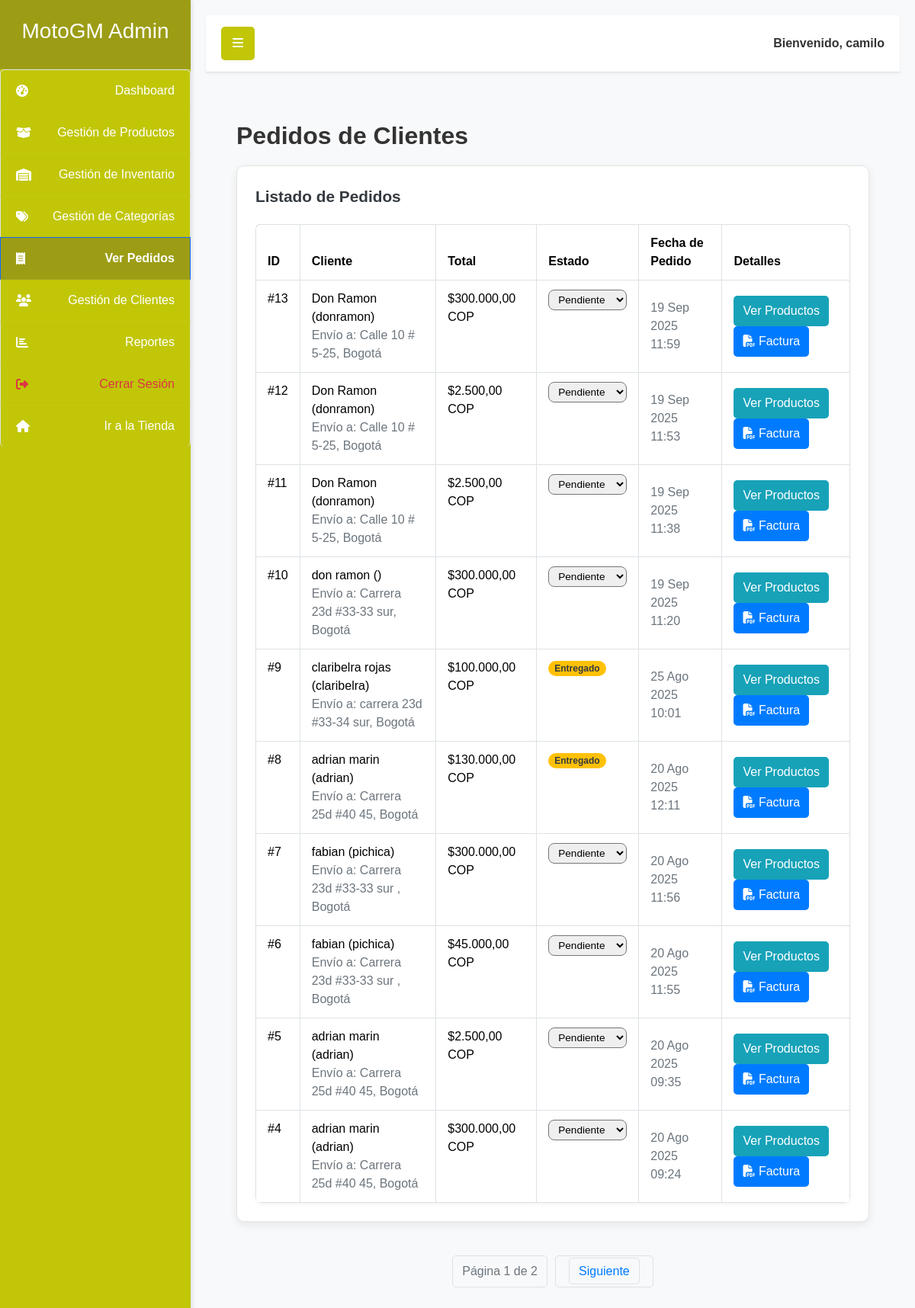
Screenshot of /dashboard_admin/ver-pedidos/ (signed in) with the database file from the repository.
### productos/models.py (models this page shows, shortened)
class Pedido(models.Model):
    usuario = models.ForeignKey(User, on_delete=models.CASCADE, null=True, blank=True)
    nombre = models.CharField(max_length=100)
    direccion = models.CharField(max_length=255)
    ciudad = models.CharField(max_length=100)
    total_pedido = models.DecimalField(max_digits=10, decimal_places=2, default=0.00)
    fecha_creacion = models.DateTimeField(auto_now_add=True)
    estado = models.CharField(max_length=50, choices=ESTADO_CHOICES, default='Pendiente')

### dashboard_admin/views.py (the view)
# urls.py: path('ver-pedidos/', views.ver_pedidos, name='ver_pedidos'),
@login_required
@user_passes_test(is_staff)
def ver_pedidos(request):
    pedidos = Pedido.objects.all().order_by('-fecha_creacion')
    paginator = Paginator(pedidos, 10) # 10 pedidos por página
    page_number = request.GET.get('page')
    page_obj = paginator.get_page(page_number)
    context = {
        'page_obj': page_obj
    }
    return render(request, 'dashboard_admin/ver_pedidos.html', context)

### dashboard_admin/views.py (called while the page is built)
def is_staff(user):
    return user.is_staff

### productos/context_processors.py (called while the page is built)
def cart_item_count(request):
    cart_count = 0
    if request.user.is_authenticated:
        cart_count = CarritoItem.objects.filter(usuario=request.user).count() # o .aggregate(Sum('cantidad'))['cantidad__sum'] si quieres sumar las cantidades
    return {'cart_count': cart_count}

### dashboard_admin/templates/dashboard_admin/ver_pedidos.html (shortened to what this page needs)
{% extends 'dashboard_admin/dashboard_base.html' %}
{% load humanize %}
{% load static %}
{% block dashboard_content %}
<div class="container-fluid-custom py-4">
    <h1 class="content-title">Pedidos de Clientes</h1>
    <div class="row">
        <div class="col-12">
            <div class="admin-card-unificado">
                <div class="admin-card-title">Listado de Pedidos</div>
                <div class="table-responsive">
                    <table class="table table-bordered">
                        <thead>
                            <tr>
                                <th>ID</th>
                                <th>Cliente</th>
                                <th>Total</th>
                                <th>Estado</th>
                                <th>Fecha de Pedido</th>
                                <th>Detalles</th>
                            </tr>
                        </thead>
                        <tbody>
                            {% for pedido in page_obj %}
                            <tr>
                                <td>
                                    <p class="text-xs font-weight-bold mb-0">#{{ pedido.pk }}</p>
                                </td>
                                <td>
                                    <p class="text-xs font-weight-bold mb-0">{{ pedido.nombre }} ({{ pedido.usuario.username }})</p>
                                    <p class="text-xs text-secondary mb-0">Envío a: {{ pedido.direccion }}, {{ pedido.ciudad }}</p>
                                </td>
                                <td>
                                    <p class="text-xs font-weight-bold mb-0">${{ pedido.total_pedido|intcomma }} COP</p>
                                </td>
                                <td>
                                    {% if pedido.estado == 'Pendiente' %}
                                        <form method="post" action="{% url 'dashboard_admin:cambiar_estado_pedido' pedido.pk %}" style="display:inline;">
                                            <select name="nuevo_estado" onchange="this.form.submit()" style="padding:4px 8px; border-radius:8px; font-size:0.85rem;">
                                                <option value="Pendiente" {% if pedido.estado == 'Pendiente' %}selected{% endif %}>Pendiente</option>
                                            </select>
                                        </form>
                                    {% elif pedido.estado == 'Completado' %}
                                        <span class="badge badge-success">{{ pedido.estado }}</span>
                                    {% elif pedido.estado == 'Cancelado' %}
                                        <span class="badge badge-danger">{{ pedido.estado }}</span>
                                    {% else %}
                                        <span class="badge badge-warning">{{ pedido.estado }}</span>
                                    {% endif %}
                                </td>
                                <td class="align-middle">
                                    <span class="text-secondary text-xs font-weight-bold">{{ pedido.fecha_creacion|date:"d M Y H:i" }}</span>
                                </td>
                                <td class="align-middle">
                                    <button class="btn-detalles" onclick="showModal('pedidoModal-{{ pedido.pk }}')">
                                        Ver Productos
                                    </button>
                                    <a href="{% url 'dashboard_admin:descargar_factura' pedido.id %}" class="btn-factura">
                                        <i class="fas fa-file-pdf"></i> Factura
                                    </a>
                                </td>
                            </tr>
                            {% endfor %}
                        </tbody>
                    </table>
                </div>
            </div>
        </div>
    </div>
    <nav aria-label="Page navigation">
        <ul class="pagination">
            <li class="page-item disabled">Página {{ page_obj.number }} de {{ page_obj.paginator.num_pages }}</li>
            {% if page_obj.has_next %}
                <li class="page-item"><a href="?page={{ page_obj.next_page_number }}">Siguiente</a></li>
            {% endif %}
        </ul>
    </nav>
</div>
{% endblock dashboard_content %}

### dashboard_admin/templates/dashboard_admin/dashboard_base.html (shortened to what this page needs)
{% load static %}
    <!DOCTYPE html>
    <html lang="es">
    <head>
        <link href="https://cdn.jsdelivr.net/npm/bootstrap@5.3.2/dist/css/bootstrap.min.css" rel="stylesheet">
        <link rel="stylesheet" href="https://cdnjs.cloudflare.com/ajax/libs/font-awesome/6.5.2/css/all.min.css" />
        <link rel="stylesheet" href="{% static 'dashboard_admin/styleadmin.css' %}">
    </head>
    <body>
        <div id="wrapper">
            <div class="sidebar-wrapper">
                <div class="sidebar-heading">
                    <h3>MotoGM Admin</h3>
                </div>
                <ul class="list-group">
                    <a href="{% url 'dashboard_admin:dashboard_home' %}" class="list-group-item {% if request.resolver_match.url_name == 'dashboard_home' %}active{% endif %}">
                        <i class="fas fa-tachometer-alt"></i> Dashboard
                    </a>
                    <a href="{% url 'dashboard_admin:producto_list' %}" class="list-group-item {% if 'producto' in request.resolver_match.url_name %}active{% endif %}">
                        <i class="fas fa-box-open"></i> Gestión de Productos
                    </a>
                    <a href="{% url 'inventario:historial_movimientos' %}" class="list-group-item {% if 'inventario' in request.resolver_match.url_name %}active{% endif %}">
                        <i class="fas fa-warehouse"></i> Gestión de Inventario
                    </a>
                    <a href="{% url 'dashboard_admin:categoria_list' %}" class="list-group-item {% if 'categoria' in request.resolver_match.url_name %}active{% endif %}">
                        <i class="fas fa-tags"></i> Gestión de Categorías
                    </a>
                    <a href="{% url 'dashboard_admin:ver_pedidos' %}" class="list-group-item {% if 'ver_pedidos' in request.resolver_match.url_name %}active{% endif %}">
                    <i class="fas fa-receipt"></i> Ver Pedidos
                    </a>
                    <a href="{% url 'dashboard_admin:ver_clientes' %}" class="list-group-item {% if 'ver_clientes' in request.resolver_match.url_name %}active{% endif %}">
                    <i class="fas fa-users"></i> Gestión de Clientes
                    </a>
                    <a href="{% url 'dashboard_admin:dashboard_reportes' %}" class="list-group-item {% if 'dashboard_reportes' in request.resolver_match.url_name %}active{% endif %}">
                    <i class="fas fa-chart-bar"></i> Reportes
                    </a>
                    <a href="{% url 'logout' %}" class="list-group-item text-danger">
                        <i class="fas fa-sign-out-alt"></i> Cerrar Sesión
                    </a>
                    <a href="{% url 'landing_page' %}" class="list-group-item">
                        <i class="fas fa-home"></i> Ir a la Tienda
                    </a>
                </ul>
            </div>
            <div id="page-content-wrapper">
                <nav class="main-navbar">
                    <button class="toggle-btn" id="sidebarToggle">
                        <i class="fas fa-bars"></i>
                    </button>
                    <div class="user-info">
                        Bienvenido, <strong>{{ request.user.username }}</strong>
                    </div>
                </nav>
                <div class="container-fluid-custom">
                    {% block dashboard_content %}{% endblock %}
                </div>
            </div>
        </div>
    </body>
    </html>

### dashboard_admin/static/dashboard_admin/styleadmin.css (style rules this page uses)
:root { --primary-red: #c1c606; --dark-red: #9c9d15; --light-gray: #f8f9fa; --border-color: #dee2e6; --text-color: #333; --white-text: #fff; --success-color: #28a745; --info-color: #17a2b8; --secondary-color: #6c757d; --warning-color: #ffc107; --danger-color: #dc3545; --dark-custom-color: #343a40; }
body { font-family: Arial, sans-serif; margin: 0; padding: 0; overflow-x: hidden; background-color: var(--light-gray); color: var(--text-color); }
#wrapper { display: flex; min-height: 100vh; width: 100%; transition: all 0.3s ease-in-out; }
.sidebar-wrapper { min-width: 250px; max-width: 250px; background-color: var(--primary-red); color: var(--white-text); transition: margin 0.25s ease-out; flex-shrink: 0; box-shadow: 2px 0 5px rgba(0,0,0,0.1); position: relative; z-index: 1000; }
.sidebar-wrapper .sidebar-heading { padding: 1.5rem 1rem; font-size: 1.5rem; text-align: center; background-color: var(--dark-red); border-bottom: 1px solid rgba(255,255,255,0.1); font-weight: bold; }
.sidebar-wrapper .list-group { list-style: none; padding: 0; margin: 0; width: 100%; }
.sidebar-wrapper .list-group-item { display: flex; align-items: center; background-color: var(--primary-red); color: var(--white-text); text-decoration: none; padding: 15px 20px; border-bottom: 1px solid rgba(255,255,255,0.05); transition: background-color 0.2s ease, color 0.2s ease; }
.sidebar-wrapper .list-group-item i { margin-right: 10px; }
.sidebar-wrapper .list-group-item.active { background-color: var(--dark-red); font-weight: bold; }
.sidebar-wrapper .list-group-item.text-danger { color: #ffcccc; }
#page-content-wrapper { width: 100%; min-width: 0; flex-grow: 1; padding: 20px; background-color: var(--light-gray); transition: margin-left 0.25s ease-out; }
.main-navbar { background-color: var(--white-text); border-bottom: 1px solid var(--border-color); padding: 15px 20px; display: flex; justify-content: space-between; align-items: center; margin-bottom: 20px; box-shadow: 0 2px 4px rgba(0,0,0,0.05); }
.main-navbar .toggle-btn { background-color: var(--primary-red); color: var(--white-text); border: none; padding: 10px 15px; border-radius: 5px; cursor: pointer; transition: background-color 0.2s ease; }
.main-navbar .user-info { color: var(--text-color); font-weight: bold; }
.container-fluid-custom { padding: 20px; }
.content-title { font-size: 2rem; color: var(--text-color); margin-bottom: 20px; font-weight: bold; }
.table-responsive { overflow-x: auto; margin-top: 20px; border-radius: 8px; box-shadow: 0 2px 5px rgba(0,0,0,0.05); }
.table { width: 100%; border-collapse: collapse; margin-bottom: 0; background-color: var(--white-text); }
.table thead { background-color: var(--dark-custom-color); color: var(--white-text); }
.table th, .table td { padding: 12px 15px; text-align: left; border-bottom: 1px solid var(--border-color); }
.table tbody tr:nth-of-type(even) { background-color: #f2f2f2; }
.table-bordered { border: 1px solid var(--border-color); }
.table-bordered th, .table-bordered td { border: 1px solid var(--border-color); }
.pagination { display: flex; justify-content: center; list-style: none; padding: 0; margin-top: 20px; }
@media (min-width: 992px) { .main-navbar { flex-direction: row; justify-content: space-between; align-items: center; } }
@media (min-width: 992px) { .main-navbar .toggle-btn { width: auto; } }
@media (min-width: 992px) { .main-navbar .user-info { width: auto; text-align: right; } }

### dashboard_admin/templates/dashboard_admin/dashboard_base.html (style rules this page uses)
.admin-card-unificado { background-color: #fff; border-radius: 10px; box-shadow: 0 4px 12px rgba(0,0,0,0.08); border: 1px solid #e5e5e5; padding: 24px; margin-bottom: 24px; transition: box-shadow 0.2s, transform 0.2s; }
.admin-card-title { font-size: 1.3rem; font-weight: bold; color: #343a40; margin-bottom: 12px; }

### rows the page displays
Pedido: pk "13", nombre "Don Ramon", usuario.username "donramon", direccion "Calle 10 # 5-25", ciudad "Bogotá", total_pedido "300.000,00", nuevo_estado "Pendiente", fecha_creacion "19 Sep 2025 11:59"
Pedido: pk "12", nombre "Don Ramon", usuario.username "donramon", direccion "Calle 10 # 5-25", ciudad "Bogotá", total_pedido "2.500,00", nuevo_estado "Pendiente", fecha_creacion "19 Sep 2025 11:53"
Pedido: pk "11", nombre "Don Ramon", usuario.username "donramon", direccion "Calle 10 # 5-25", ciudad "Bogotá", total_pedido "2.500,00", nuevo_estado "Pendiente", fecha_creacion "19 Sep 2025 11:38"
Pedido: pk "10", nombre "don ramon", direccion "Carrera 23d #33-33 sur", ciudad "Bogotá", total_pedido "300.000,00", nuevo_estado "Pendiente", fecha_creacion "19 Sep 2025 11:20"
Pedido: pk "9", nombre "claribelra rojas", usuario.username "claribelra", direccion "carrera 23d #33-34 sur", ciudad "Bogotá", total_pedido "100.000,00", estado "Entregado", fecha_creacion "25 Ago 2025 10:01"
Pedido: pk "8", nombre "adrian marin", usuario.username "adrian", direccion "Carrera 25d #40 45", ciudad "Bogotá", total_pedido "130.000,00", estado "Entregado", fecha_creacion "20 Ago 2025 12:11"
Pedido: pk "7", nombre "fabian", usuario.username "pichica", direccion "Carrera 23d #33-33 sur", ciudad "Bogotá", total_pedido "300.000,00", nuevo_estado "Pendiente", fecha_creacion "20 Ago 2025 11:56"
Pedido: pk "6", nombre "fabian", usuario.username "pichica", direccion "Carrera 23d #33-33 sur", ciudad "Bogotá", total_pedido "45.000,00", nuevo_estado "Pendiente", fecha_creacion "20 Ago 2025 11:55"
Pedido: pk "5", nombre "adrian marin", usuario.username "adrian", direccion "Carrera 25d #40 45", ciudad "Bogotá", total_pedido "2.500,00", nuevo_estado "Pendiente", fecha_creacion "20 Ago 2025 09:35"
Pedido: pk "4", nombre "adrian marin", usuario.username "adrian", direccion "Carrera 25d #40 45", ciudad "Bogotá", total_pedido "300.000,00", nuevo_estado "Pendiente", fecha_creacion "20 Ago 2025 09:24"

### other values shown
{{ request.user.username }} "camilo"
{{ page_obj.number }} "1"
{{ page_obj.paginator.num_pages }} "2"
